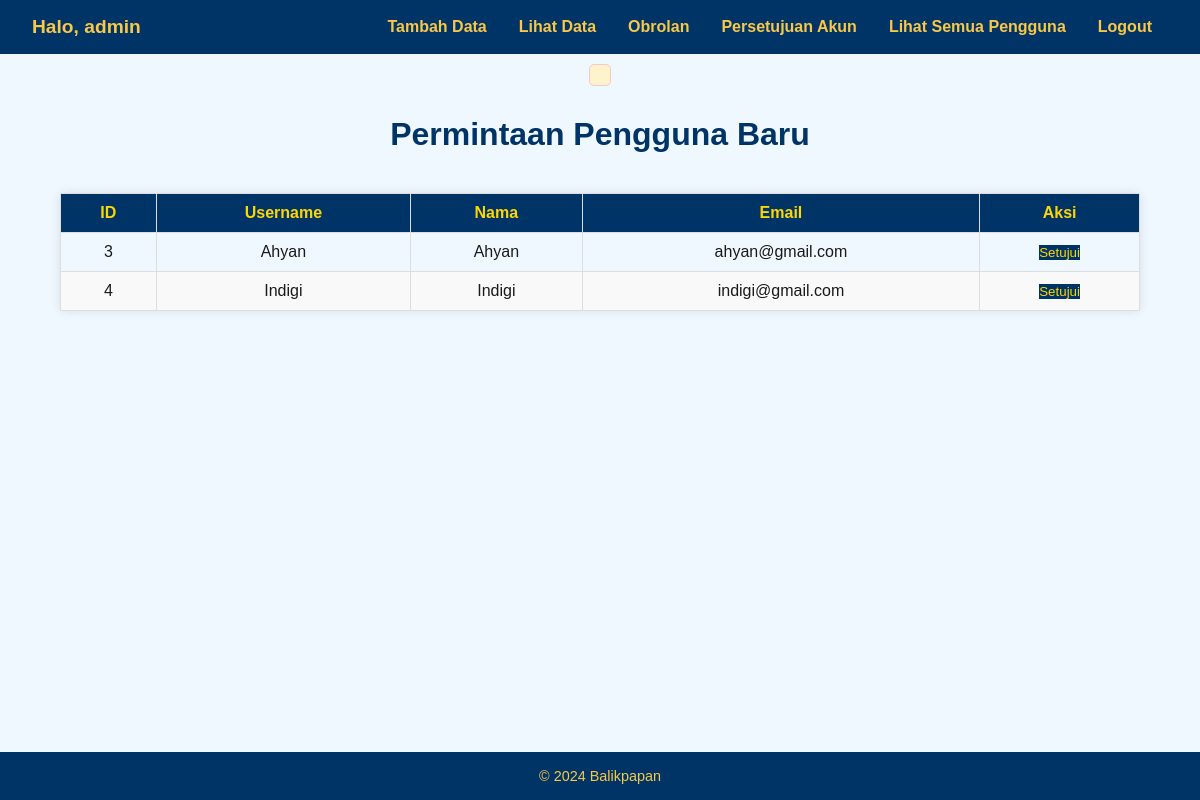
Page /admin_requests (signed in) on the earlier database version.
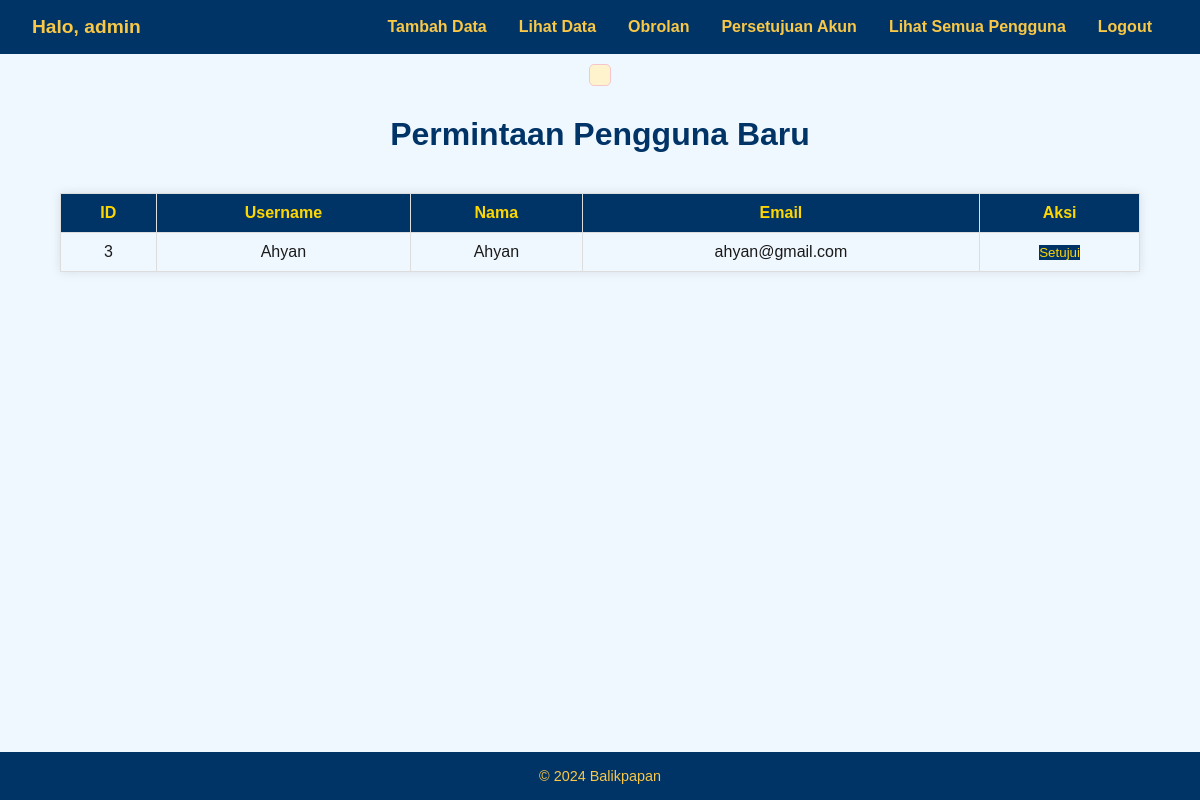
Same page on the later database version.
### tables this page shows
CREATE TABLE users (
        id INTEGER PRIMARY KEY AUTOINCREMENT,
        username TEXT NOT NULL UNIQUE,
        password TEXT NOT NULL,
        nama TEXT,
        alamat TEXT,
        no_hp TEXT,
        email TEXT,
        role TEXT DEFAULT 'user',  -- Tambahkan kolom role dengan default 'user'
        approved INTEGER DEFAULT 0 -- Tambahkan kolom approved dengan default 0 (belum disetujui)
    );

### app.py (the view)
@app.route('/admin_requests')
def admin_requests():
    if 'username' not in session or session.get('role') != 'admin':
        flash("Anda tidak memiliki akses ke halaman ini.")
        return redirect('/')
    conn = sqlite3.connect("billing_system.db")
    cursor = conn.cursor()
    cursor.execute("SELECT * FROM users WHERE approved = 0")
    pending_users = cursor.fetchall()
    conn.close()
    return render_template("admin_requests.html", pending_users=pending_users)

### app.py (called while the page is built)
@app.before_request
def check_session():
    if 'username' not in session and request.endpoint != 'login' and request.endpoint not in ['static']:
        if not getattr(request, 'is_redirecting', False):
            flash("Sesi Anda telah berakhir.")
            request.is_redirecting = True
        return redirect('/login')

@app.before_request
def handle_session():
    if 'username' in session:
        session.permanent = False  # Tetapkan sesi sementara
        session.modified = True    # Perbarui waktu sesi
    elif request.endpoint not in ('login', 'register', 'static'):
        flash("Sesi Anda telah berakhir. Silakan login kembali.")
        return redirect('/login')

### templates/admin_requests.html (shortened to what this page needs)
<!DOCTYPE html>
<html lang="id">
<head>
</head>
<body>
    {% extends "base.html" %}
    {% block content %}
    <h1>Permintaan Pengguna Baru</h1>
    <table>
        <thead>
            <tr>
                <th>ID</th>
                <th>Username</th>
                <th>Nama</th>
                <th>Email</th>
                <th>Aksi</th>
            </tr>
        </thead>
        <tbody>
            {% for user in pending_users %}
            <tr>
                <td>{{ user[0] }}</td>
                <td>{{ user[1] }}</td>
                <td>{{ user[3] }}</td>
                <td>{{ user[6] }}</td>
                <td>
                    <form method="POST" action="{{ url_for('approve_user', user_id=user[0]) }}">
                        <button type="submit">Setujui</button>
                    </form>
                </td>
            </tr>
            {% endfor %}
        </tbody>
    </table>
    {% endblock %}

Differences in the rows shown:
removed users: id "4", username "Indigi", nama "Indigi", email "indigi@gmail.com"
